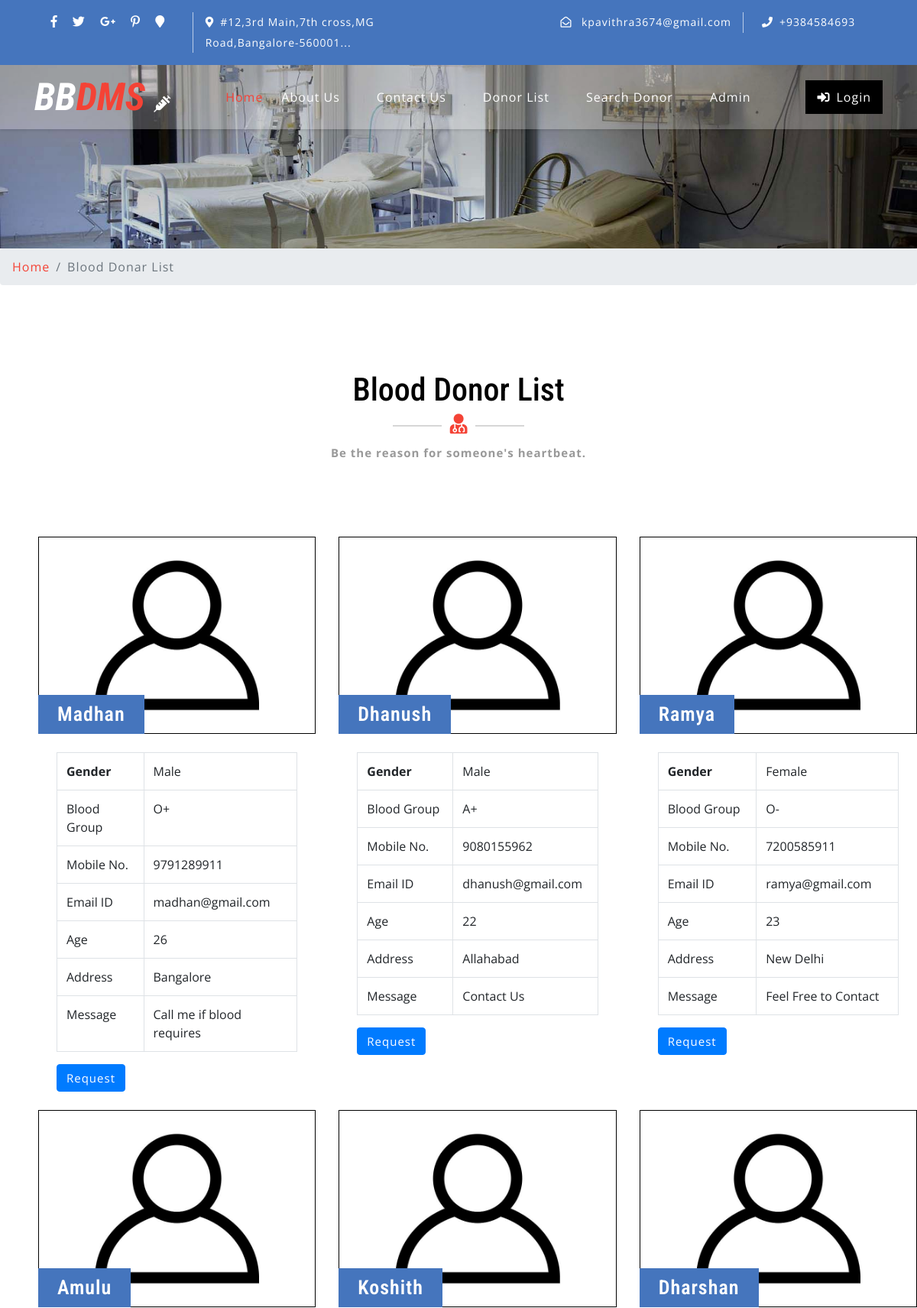
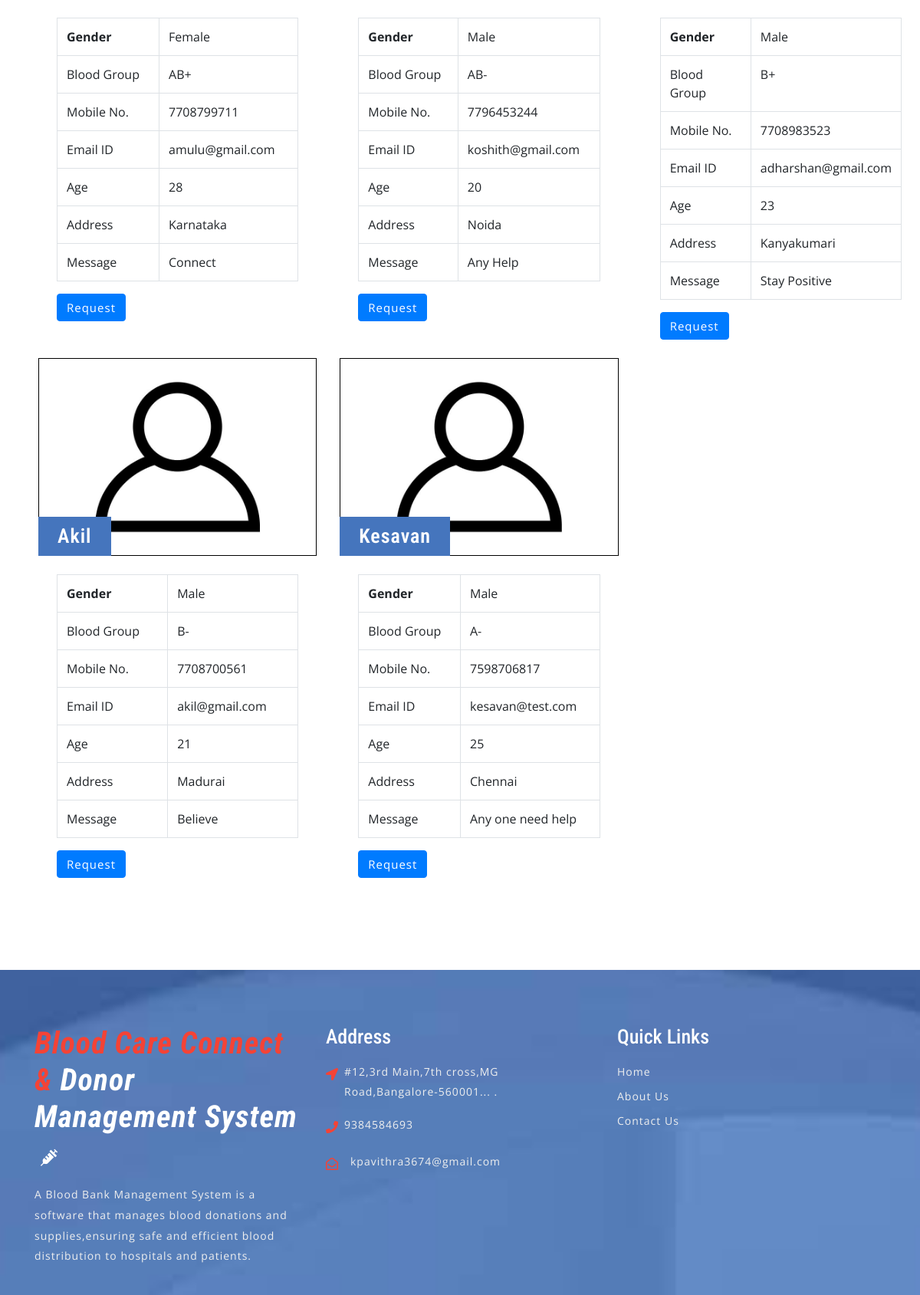
The app's page /bbdms/donor-list.php (upper part) with its own data (2 pictures, top to bottom).
### tables this page shows
CREATE TABLE `tblcontactusinfo` (
  `id` int(11) NOT NULL,
  `Address` tinytext DEFAULT NULL,
  `EmailId` varchar(255) DEFAULT NULL,
  `ContactNo` char(11) DEFAULT NULL
);

CREATE TABLE `tblblooddonars` (
  `id` int(11) NOT NULL,
  `FullName` varchar(100) DEFAULT NULL,
  `MobileNumber` char(11) DEFAULT NULL,
  `EmailId` varchar(100) DEFAULT NULL,
  `Gender` varchar(20) DEFAULT NULL,
  `Age` int(11) DEFAULT NULL,
  `BloodGroup` varchar(20) DEFAULT NULL,
  `Address` varchar(255) DEFAULT NULL,
  `Message` mediumtext DEFAULT NULL,
  `PostingDate` timestamp NOT NULL DEFAULT current_timestamp(),
  `status` int(1) DEFAULT NULL,
  `Password` varchar(250) DEFAULT NULL
);

### bbdms/donor-list.php (the view, shortened to what this page needs)
<?php
include('includes/config.php');
?>
<!DOCTYPE html>
<html lang="zxx">
<head>
	<link rel="stylesheet" href="css/bootstrap.css">
	<link rel="stylesheet" href="css/style.css" type="text/css" media="all" />
	<link rel="stylesheet" href="css/fontawesome-all.css">
</head>
<body>
	<?php include('includes/header.php');?>
	<div class="inner-banner-w3ls">
	</div>
	<div class="breadcrumb-agile">
		<div aria-label="breadcrumb">
			<ol class="breadcrumb">
				<li class="breadcrumb-item">
					<a href="index.php">Home</a>
				</li>
				<li class="breadcrumb-item active" aria-current="page">Blood Donar List</li>
			</ol>
		</div>
	</div>
	<div class="agileits-contact py-5">
		<div class="py-xl-5 py-lg-3">
			<div class="w3ls-titles text-center mb-5">
				<h3 class="title">Blood Donor List</h3>
				<span>
					<i class="fas fa-user-md"></i>
				</span>
				<p class="mt-2"><b>Be the reason for someone's heartbeat.</b></p>
			</div>
			<div class="d-flex">
				<div class="row package-grids mt-5" style="padding-left: 50px;">
				<?php
$status=1;
$sql = "SELECT * from tblblooddonars where status=:status";
$query = $dbh -> prepare($sql);
$query->bindParam(':status',$status,PDO::PARAM_STR);
$query->execute();
$results=$query->fetchAll(PDO::FETCH_OBJ);
if($query->rowCount() > 0)
{
foreach($results as $result)
{ ?>
				<div class="col-md-4 pricing">
					<div class="price-top">
							<img src="images/blood-donor.jpg" alt="Blood Donot" style="border:1px #000 solid" class="img-fluid" />
						<h3><?php echo htmlentities($result->FullName);?>
						</h3>
					</div>
					<div class="price-bottom p-4">
<table class="table table-bordered">
    <tbody>
      <tr>
        <th>Gender</th>
        <td><?php echo htmlentities($result->Gender);?></td>
      </tr>
      <tr>
        <td>Blood Group</td>
        <td><?php echo htmlentities($result->BloodGroup);?></td>
      </tr>
      <tr>
        <td>Mobile No.</td>
        <td><?php echo htmlentities($result->MobileNumber);?></td>
      </tr>
         <tr>
        <td>Email ID</td>
        <td><?php echo htmlentities($result->EmailId);?></td>
      </tr>
               <tr>
        <td>Age</td>
        <td><?php echo htmlentities($result->Age);?></td>
      </tr>
        <tr>
        <td>Address</td>
        <td><?php echo htmlentities($result->Address);?></td>
      </tr>
<tr>
        <td>Message</td>
        <td><?php echo htmlentities($result->Message);?></td>
      </tr>
    </tbody>
</table>
<a class="btn btn-primary" style="color:#fff"  href="contact-blood.php?cid=<?php echo $result->id;?>">Request</a>
					</div>
				</div><br>
			<?php }} ?>
			</div>
			</div>
		</div>
	</div>
	<?php include('includes/footer.php');?>
</body>
</html>

### bbdms/includes/header.php (shortened to what this page needs)
    <header>
        <div class="top-bar py-3">
            <div class="container">
                <div class="row">
                    <div class="col-lg-7 top-social-agile">
                        <div class="row">
                            <ul class="col-lg-4 col-6 top-right-info text-center">
                                <li>
                                    <a href="https://www.facebook.com/">
                                        <i class="fab fa-facebook-f"></i>
                                    </a>
                                </li>
                                <li class="mx-3">
                                    <a href="https://twitter.com/?lang=en-in">
                                        <i class="fab fa-twitter"></i>
                                    </a>
                                </li>
                                <li>
                                    <a href="https://www.google.co.in/">
                                        <i class="fab fa-google-plus-g"></i>
                                    </a>
                                </li>
                                <li class="ml-3">
                                    <a href="https://www.pinterest.com/">
                                        <i class="fab fa-pinterest-p"></i>
                                    </a>
                                </li>
                                <li class="ml-3">
                                    <a href="https://www.google.co.in/maps/search/%2312,3rd+Main,7th+cross,MG+Road,Bangalore-560001.../@12.9838393,77.5847514,15z/data=!3m1!4b1?entry=ttu">
                                        <i class="fas fa-map-marker"></i>
                                    </a>
                                </li>
                            </ul><?php
$sql = "SELECT * from tblcontactusinfo";
$query = $dbh -> prepare($sql);
$query->execute();
$results=$query->fetchAll(PDO::FETCH_OBJ);
if($query->rowCount() > 0)
{
foreach($results as $result)
{ ?>
                            <div class="col-6 header-top_w3layouts pl-3 text-lg-left text-center">
                                <p class="text-white">
                                    <i class="fas fa-map-marker-alt mr-2"></i><?php  echo $result->Address; ?></p>
                            </div>
                        </div>
                    </div>
                    <div class="col-lg-5 top-social-agile text-lg-right text-center">
                        <div class="row">
                            <div class="col-lg-7 col-6 top-w3layouts">
                                <p class="text-white">
                                    <i class="far fa-envelope-open mr-2"></i>
                                    <a href="mailto:info@example.com" class="text-white"><?php  echo $result->EmailId; ?></a>
                                </p>
                            </div>
                            <div class="col-lg-5 col-6 header-w3layouts pl-4 text-lg-left">
                                <p class="text-white">
                                    <i class="fas fa-phone mr-2"></i>+<?php  echo $result->ContactNo; ?></p>
                            </div>
                        </div><?php } } ?>
                    </div>
                </div>
            </div>
        </div>
    </header>
    <div id="home">
        <div class="main-top py-1">
            <nav class="navbar navbar-expand-lg navbar-light fixed-navi">
                <div class="container">
                    <h1>
                        <a class="navbar-brand font-weight-bold font-italic" href="index.php">
                            <span>BB</span>DMS
                            <i class="fas fa-syringe"></i>
                        </a>
                    </h1>
                    <div class="collapse navbar-collapse text-center" id="navbarSupportedContent">
                        <ul class="navbar-nav ml-lg-auto">
                            <li class="nav-item active mt-lg-0 mt-3">
                                <a class="nav-link" href="index.php">Home
                                </a>
                            </li>
                            <li class="nav-item mx-lg-4 my-lg-0 my-3">
                                <a class="nav-link" href="about.php">About Us</a>
                            </li>
                            <li class="nav-item mx-lg-4 my-lg-0 my-3">
                                <a class="nav-link" href="contact.php">Contact Us</a>
                            </li>
                            <li class="nav-item mx-lg-4 my-lg-0 my-3">
                                <a class="nav-link" href="donor-list.php">Donor List</a>
                            </li>
                            <li class="nav-item mx-lg-4 my-lg-0 my-3">
                                <a class="nav-link" href="search-donor.php">Search Donor</a>
                            </li>
                            <?php if (strlen($_SESSION['bbdmsdid']==0)) {?>
                            <li class="nav-item mx-lg-4 my-lg-0 my-3">
                                <a class="nav-link" href="admin/index.php">Admin</a>
                            </li>
                        </ul>
                        <a href="login.php" class="login-button ml-lg-5 mt-lg-0 mt-4 mb-lg-0 mb-3" >
                            <i class="fas fa-sign-in-alt mr-2"></i>Login</a><?php } ?>
                    </div>
                </div>
            </nav>
        </div>
    </div>

### bbdms/includes/footer.php (shortened to what this page needs)
<footer>
    <div class="w3ls-footer-grids pt-sm-4 pt-3">
      <div class="container py-xl-5 py-lg-3">
        <div class="row">
          <div class="col-md-4 w3l-footer">
            <h2 class="mb-sm-3 mb-2">
              <a href="index.php" class="text-white font-italic font-weight-bold">
                <span>Blood Care Connect & </span>Donor Management System
                <i class="fas fa-syringe ml-2"></i>
              </a>
            </h2>
            <p>A Blood Bank Management System is a software that manages blood donations and supplies,ensuring safe and efficient blood distribution to hospitals and patients.</p>
          </div>
          <div class="col-md-4 w3l-footer my-md-0 my-4">
            <h3 class="mb-sm-3 mb-2 text-white">Address</h3>
            <ul class="list-unstyled">
              <?php
$sql = "SELECT * from tblcontactusinfo";
$query = $dbh -> prepare($sql);
$query->execute();
$results=$query->fetchAll(PDO::FETCH_OBJ);
if($query->rowCount() > 0)
{
foreach($results as $result)
{ ?>
              <li>
                <i class="fas fa-location-arrow float-left"></i>
                <p class="ml-4">
                  <span><?php  echo $result->Address; ?>. </p>
              </li>
              <li class="my-3">
                <i class="fas fa-phone float-left"></i>
                <p class="ml-4"><?php  echo $result->ContactNo; ?></p>
                <div class="clearfix"></div>
              </li>
              <li>
                <i class="far fa-envelope-open float-left"></i>
                <a href="mailto:info@example.com" class="ml-3"><?php  echo $result->EmailId; ?></a>
                <div class="clearfix"></div>
              </li>
            <?php } } ?></ul>
          </div>
          <div class="col-md-4 w3l-footer">
            <h3 class="mb-sm-3 mb-2 text-white">Quick Links</h3>
            <div class="nav-w3-l">
              <ul class="list-unstyled">
                <li>
                  <a href="index.php">Home</a>
                </li>
                <li class="mt-2">
                  <a href="about.php">About Us</a>
                </li>
                <li class="mt-2">
                  <a href="contact.php">Contact Us</a>
                </li>
              </ul>
            </div>
          </div>
        </div>
      </div>
    </div>
  </footer>

### bbdms/css/style.css (style rules this page uses)
body { padding: 0; margin: 0; background: #FFF; font-family: 'Open Sans', sans-serif; }
body a { transition: 0.5s all; -webkit-transition: 0.5s all; -moz-transition: 0.5s all; -o-transition: 0.5s all; -ms-transition: 0.5s all; text-decoration: none; }
h1, h2, h3, h4, h5, h6 { margin: 0; padding: 0; font-family: 'Roboto Condensed', sans-serif; }
p { margin: 0; padding: 0; font-family: 'Open Sans', sans-serif; font-size: 15px; letter-spacing: 1px; line-height: 1.9; color: #999; }
ul, ol { margin: 0; padding: 0; }
.top-bar { background: #4575bd; }
.top-right-info li i { color: #fff; transition: 0.5s all; -webkit-transition: 0.5s all; -moz-transition: 0.5s all; -o-transition: 0.5s all; -ms-transition: 0.5s all; }
.top-right-info li { display: inline-block; }
.header-top_w3layouts p, .header-w3layouts p, .top-w3layouts p { font-size: 14px; }
.header-top_w3layouts, .header-w3layouts { border-left: 1px solid rgba(255, 255, 255, 0.63); }
div#home { position: relative; }
.main-top { position: absolute; z-index: 999; width: 100%; background: rgba(255, 255, 255, 0.26); box-shadow: 0 2px 3px 0 rgba(0, 0, 0, 0.1); -webkit-transition: background-color .1s ease-in-out; -moz-transition: background-color .1s ease-in-out; -ms-transition: background-color .1s ease-in-out; -o-transition: background-color .1s ease-in-out; transition: background-color .1s ease-in-out; }
.navbar-light .navbar-nav .nav-link { padding: 0; color: #fff; background: transparent; font-size: 16px; letter-spacing: 1px; }
.navbar-light .navbar-nav .show>.nav-link, .navbar-light .navbar-nav .active>.nav-link, .navbar-light .navbar-nav .nav-link.show, .navbar-light .navbar-nav .nav-link.active, .navbar-light .navbar-nav .nav-link:hover, .navbar-light .navbar-nav .nav-link:focus { color: #f44336; }
nav.fixed-navi ul { list-style: none; margin: 0; padding: 0; }
nav.fixed-navi ul li { float: left; }
a.navbar-brand { color: #f44336; font-size: 50px; padding: 0; }
.navbar-light .navbar-brand, .navbar-light .navbar-brand:hover, .navbar-light .navbar-brand:focus, .w3l-footer h2 a span { color: #f44336; }
a.navbar-brand span { color: #fff; }
a.navbar-brand i, .w3l-footer h2 a i { color: #fff; font-size: 22px; }
a.login-button { color: #fff; letter-spacing: 1px; font-size: 16px; padding: 10px 15px; background: #000; display: inline-block; }
h3.title { color: #000; font-size: 42px; }
.w3ls-titles span { position: relative; }
.w3ls-titles span:before { content: " "; background: #d6d6d6; width: 64px; height: 2px; position: absolute; top: 9px; left: -75px; }
.w3ls-titles span:after { content: " "; background: #d6d6d6; width: 64px; height: 2px; position: absolute; top: 9px; right: -75px; }
.w3ls-titles i { color: #f44336; font-size: 26px; margin-top: 5px; }
.pricing { -webkit-transition: all 0.5s; -moz-transition: all 0.5s; -o-transition: all 0.5s; -ms-transition: all 0.5s; transition: all 0.5s; }
.price-top { position: relative; }
.price-top h3 { font-size: 26px; color: #fff; position: absolute; background: #4575bd; padding: 10px 25px; bottom: 0; letter-spacing: 1px; text-align: center; font-weight: 600; }
.price-bottom { background: #fff; }
.price-bottom a { color: #999; letter-spacing: 1px; font-size: 15px; }
footer { background: url(../images/bg3.jpg) no-repeat center fixed; background-size: cover; -webkit-background-size: cover; -moz-background-size: cover; -o-background-size: cover; -moz-background-size: cover; }
.w3l-footer h2 a { font-size: 40px; letter-spacing: 1px; }
.w3l-footer h3 { font-size: 26px; }
.w3l-footer p, .w3l-footer p a, .w3l-footer ul li a { font-size: 14px; color: #efefef; letter-spacing: 1px; }
.w3l-footer ul li i { color: #f44336; line-height: 2; }
.inner-banner-w3ls { background: url(../images/banner3.jpg) no-repeat center; background-size: cover; -webkit-background-size: cover; -moz-background-size: cover; -o-background-size: cover; -moz-background-size: cover; height: 20vw; }
.breadcrumb li a { color: #f44336; }
.breadcrumb li { letter-spacing: 1px; color: #000; }

### records on screen
tblcontactusinfo: Address "#12,3rd Main,7th cross,MG Road,Bangalore-560001...", EmailId "kpavithra3674@gmail.com", ContactNo "9384584693"
tblblooddonars: FullName "Madhan", Gender "Male", BloodGroup "O+", MobileNumber "9791289911", EmailId "madhan@gmail.com", Age "26", Address "Bangalore", Message "Call me if blood requires"
tblblooddonars: FullName "Dhanush", Gender "Male", BloodGroup "A+", MobileNumber "9080155962", EmailId "dhanush@gmail.com", Age "22", Address "Allahabad", Message "Contact Us"
tblblooddonars: FullName "Ramya", Gender "Female", BloodGroup "O-", MobileNumber "7200585911", EmailId "ramya@gmail.com", Age "23", Address "New Delhi", Message "Feel Free to Contact"
tblblooddonars: FullName "Amulu", Gender "Female", BloodGroup "AB+", MobileNumber "7708799711", EmailId "amulu@gmail.com", Age "28", Address "Karnataka", Message "Connect"
tblblooddonars: FullName "Koshith", Gender "Male", BloodGroup "AB-", MobileNumber "7796453244", EmailId "koshith@gmail.com", Age "20", Address "Noida", Message "Any Help"
tblblooddonars: FullName "Dharshan", Gender "Male", BloodGroup "B+", MobileNumber "7708983523", EmailId "adharshan@gmail.com", Age "23", Address "Kanyakumari", Message "Stay Positive"
tblblooddonars: FullName "Akil", Gender "Male", BloodGroup "B-", MobileNumber "7708700561", EmailId "akil@gmail.com", Age "21", Address "Madurai", Message "Believe"
tblblooddonars: FullName "Kesavan", Gender "Male", BloodGroup "A-", MobileNumber "7598706817", EmailId "kesavan@test.com", Age "25", Address "Chennai", Message "Any one need help"
